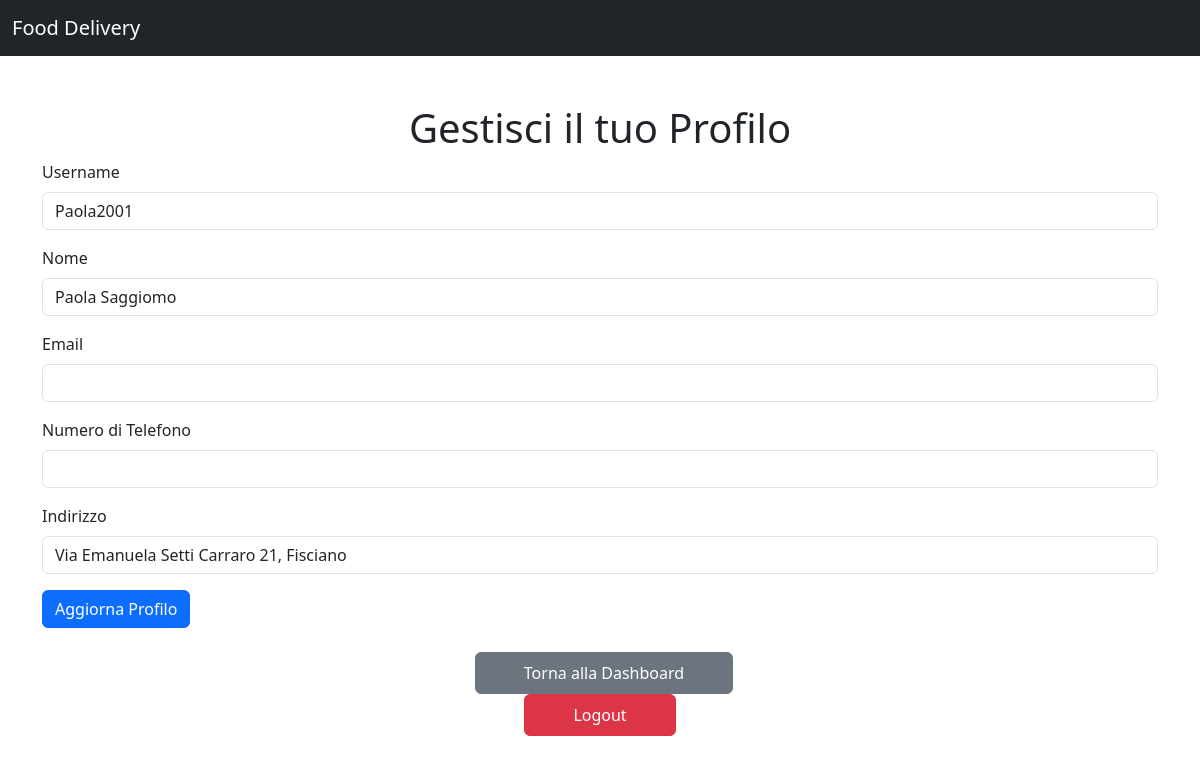
The app's page /customer/2/profile (signed in) with its own data.
### app/models/user.py (models this page shows, shortened)
class User(db.Model):
    __tablename__ = 'users'
    id = db.Column(db.Integer, primary_key=True)
    username = db.Column(db.String(80), unique=True, nullable=False)
    name = db.Column(db.String(100))
    address = db.Column(db.String(200))
    role = db.Column(db.String(20))
    password_hash = db.Column(db.String(128))
    restaurant_id = db.Column(db.Integer, db.ForeignKey('restaurants.id'), nullable=True)
    email = db.Column(db.String(120), unique=True, nullable=True)
    phone_number = db.Column(db.String(15), unique=True, nullable=True)
    restaurant = db.relationship('Restaurant', backref='users', lazy=True)
    deliveries = db.relationship('Delivery', back_populates='delivery_person')
    availability = db.relationship('DeliveryPersonAvailability', back_populates='delivery_person', uselist=False)

### app/routes/customer.py (the view, shortened to what this page needs)
@customer_bp.route('/<int:user_id>/profile', methods=['GET', 'POST'])
def profile(user_id):
    access_denied = verify_customer_access()
    if access_denied:
        return access_denied
    user = User.query.get_or_404(user_id)
    return render_template('customer_view_profile.html', user=user)

### app/utils/session_handler.py (called while the page is built)
def get_session_data():
    return {
        'user_id': session.get('user_id'),
        'role': session.get('role'),
        'restaurant_id': session.get('restaurant_id') if session.get('role') == 'restaurant' else None,
    }

def verify_customer_access():
    session_data = get_session_data()
    if session_data['role'] != 'customer':
        flash('Accesso riservato ai clienti.', 'error')
        return redirect(url_for('auth.login'))
    return None  # Accesso consentito

### app/templates/customer_view_profile.html (shortened to what this page needs)
<!DOCTYPE html>
<html lang="it">
<head>
    <link href="https://cdn.jsdelivr.net/npm/bootstrap@5.3.0-alpha3/dist/css/bootstrap.min.css" rel="stylesheet">
</head>
<body>
    <nav class="navbar navbar-expand-lg navbar-dark bg-dark">
        <div class="container-fluid">
            <a class="navbar-brand" href="#">Food Delivery</a>
        </div>
    </nav>
    <div class="container mt-5">
        <h1 class="text-center">Gestisci il tuo Profilo</h1>
        <form method="POST">
            <div class="mb-3">
                <label for="username" class="form-label">Username</label>
                <input type="text" class="form-control" id="username" name="username" value="{{ user.username }}" required>
            </div>
            <div class="mb-3">
                <label for="name" class="form-label">Nome</label>
                <input type="text" class="form-control" id="name" name="name" value="{{ user.name }}" required>
            </div>
            <div class="mb-3">
                <label for="email" class="form-label">Email</label>
                <input type="email" class="form-control" id="email" name="email" value="{{ user.email or '' }}">
            </div>
            <div class="mb-3">
                <label for="phone_number" class="form-label">Numero di Telefono</label>
                <input type="text" class="form-control" id="phone_number" name="phone_number" value="{{ user.phone_number or '' }}">
            </div>
            <div class="mb-3">
                <label for="address" class="form-label">Indirizzo</label>
                <input type="text" class="form-control" id="address" name="address" value="{{ user.address }}" required>
            </div>
            <button type="submit" class="btn btn-primary">Aggiorna Profilo</button>
        </form>
        <div class="text-center mt-4">
            <a href="{{ url_for('auth.customer_dashboard') }}" class="btn btn-secondary py-2 px-5 ms-2">Torna alla Dashboard</a>
            <form action="{{ url_for('auth.logout') }}" method="POST">
                <button type="submit" class="btn btn-danger py-2 px-5">Logout</button>
            </form>
        </div>
    </div>
</body>
</html>

### records on screen
User: username "Paola2001", name "Paola Saggiomo", address "Via Emanuela Setti Carraro 21, Fisciano"
